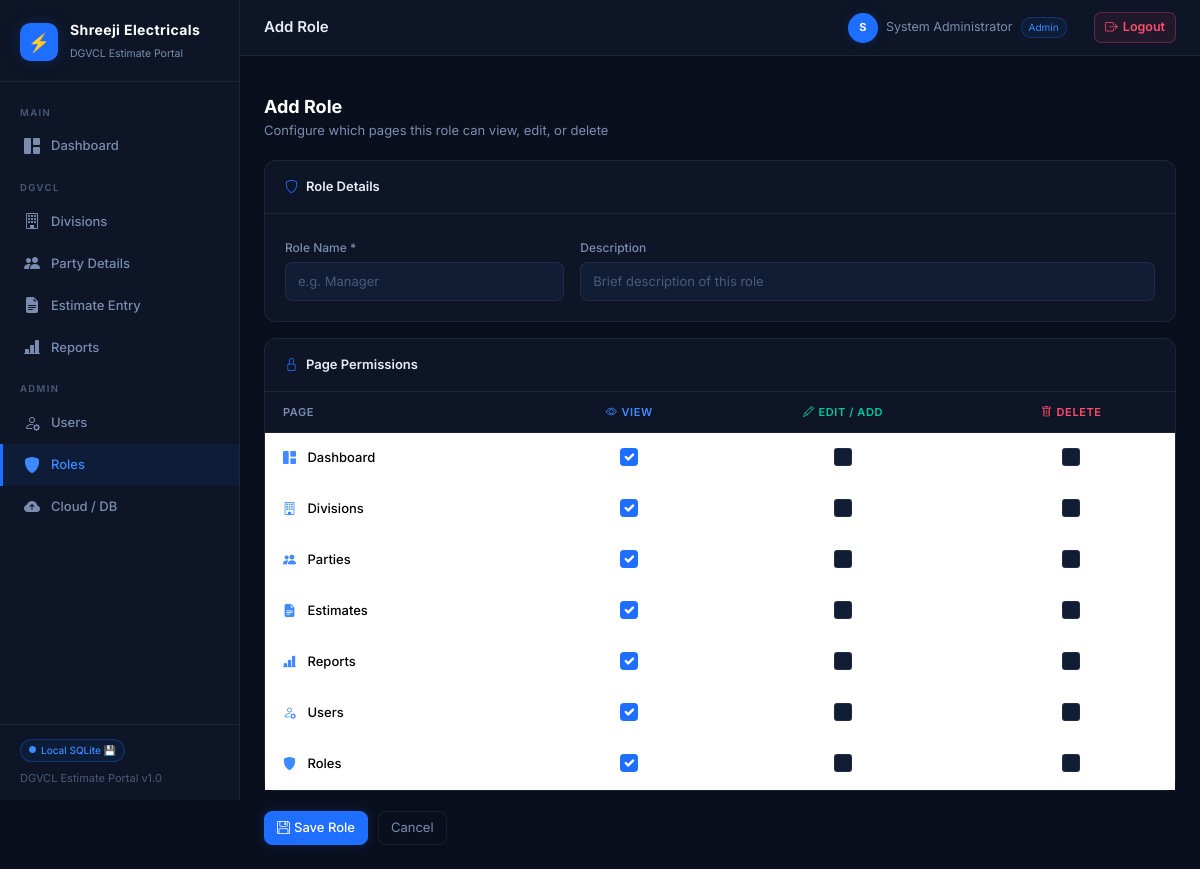
The page /roles/add (signed in) on the database its author committed.
### tables this page shows
CREATE TABLE dgvcl_users (
    id         INTEGER PRIMARY KEY AUTOINCREMENT,
    username   TEXT NOT NULL UNIQUE,
    password   TEXT NOT NULL,
    full_name  TEXT,
    role_id    INTEGER DEFAULT 2,
    active     INTEGER DEFAULT 1,
    created_at TIMESTAMP DEFAULT CURRENT_TIMESTAMP
);

CREATE TABLE dgvcl_permissions (
    id         INTEGER PRIMARY KEY AUTOINCREMENT,
    role_id    INTEGER NOT NULL,
    page       TEXT NOT NULL,
    can_view   INTEGER DEFAULT 1,
    can_edit   INTEGER DEFAULT 0,
    can_delete INTEGER DEFAULT 0,
    FOREIGN KEY (role_id) REFERENCES dgvcl_roles(id) ON DELETE CASCADE
);

### app.py (the view, shortened to what this page needs)
@app.route('/roles/add', methods=['GET','POST'])
@perm('roles','edit')
def role_add():
    return render_template('role_form.html', action='Add', role=None, pages=PAGES, perms={})

### app.py (called while the page is built)
def get_permissions(role_id):
    db = get_db()
    rows = db.execute("SELECT * FROM dgvcl_permissions WHERE role_id=?", (role_id,)).fetchall()
    db.close()
    return {r['page']: {'view': r['can_view'], 'edit': r['can_edit'], 'delete': r['can_delete']} for r in rows}

def perm(page, action='view'):
    def decorator(f):
        @wraps(f)
        def dec(*a, **kw):
            if 'user_id' not in session:
                return redirect(url_for('login'))
            p = g.permissions
            if page not in p or not p[page].get(action, 0):
                flash('You do not have permission to perform this action.', 'danger')
                return redirect(url_for('dashboard'))
            return f(*a, **kw)
        return dec
    return decorator

@app.before_request
def load_user():
    g.user = None
    g.permissions = {}
    if 'user_id' in session:
        db = get_db()
        g.user = db.execute(
            "SELECT u.*, r.name as role_name FROM dgvcl_users u LEFT JOIN dgvcl_roles r ON r.id=u.role_id WHERE u.id=?",
            (session['user_id'],)).fetchone()
        db.close()
        if g.user:
            g.permissions = get_permissions(session.get('role_id', 2))

@app.context_processor
def inject_globals():
    return {
        'app_title': cfg.get('APP_TITLE', 'DGVCL Estimate Portal'),
        'cloud_enabled': supa.is_enabled(),
        'db_mode': 'Supabase ☁' if supa.is_enabled() else 'Local SQLite 💾',
        'now': datetime.datetime.now(),
        'g_permissions': g.permissions if hasattr(g, 'permissions') else {},
    }

### config_loader.py (called while the page is built)
def get(key, default=''):
    if not _cache:
        _load()
    return _cache.get(key, default)

### database.py (called while the page is built)
def get_db():
    conn = sqlite3.connect(SQLITE_PATH, timeout=15)
    conn.execute("PRAGMA journal_mode=WAL")
    conn.execute("PRAGMA foreign_keys=ON")
    conn.row_factory = sqlite3.Row
    return conn

### supabase_api.py (called while the page is built)
def _url():  return cfg.get('SUPABASE_URL', '').rstrip('/')

def is_enabled():
    return bool(_url() and _key())

### templates/role_form.html (shortened to what this page needs)
{% extends 'base.html' %}
{% block page_title %}{{ action }} Role{% endblock %}
{% block content %}
<div class="page-header">
  <h4>{{ action }} Role</h4>
  <p>Configure which pages this role can view, edit, or delete</p>
</div>
<form method="POST">
  <div class="row g-3">
    <div class="col-12">
      <div class="card">
        <div class="card-header"><i class="bi bi-shield me-2" style="color:var(--blue)"></i>Role Details</div>
        <div class="card-body row g-3">
          <div class="col-md-4">
            <label class="form-label">Role Name *</label>
            <input name="name" class="form-control" required value="{{ role.name if role else '' }}" placeholder="e.g. Manager">
          </div>
          <div class="col-md-8">
            <label class="form-label">Description</label>
            <input name="description" class="form-control" value="{{ role.description if role else '' }}" placeholder="Brief description of this role">
          </div>
        </div>
      </div>
    </div>
    <div class="col-12">
      <div class="card">
        <div class="card-header"><i class="bi bi-lock me-2" style="color:var(--blue)"></i>Page Permissions</div>
        <div class="card-body p-0">
          <table class="table mb-0" style="font-size:13px;">
            <thead>
              <tr style="border-bottom:1px solid var(--border);">
                <th style="padding:12px 18px;color:var(--text-muted);font-size:11px;font-weight:600;text-transform:uppercase;letter-spacing:0.6px;">Page</th>
                <th style="padding:12px 18px;text-align:center;color:var(--blue-bright);font-size:11px;font-weight:600;text-transform:uppercase;letter-spacing:0.6px;">
                  <i class="bi bi-eye me-1"></i>View
                </th>
                <th style="padding:12px 18px;text-align:center;color:var(--success);font-size:11px;font-weight:600;text-transform:uppercase;letter-spacing:0.6px;">
                  <i class="bi bi-pencil me-1"></i>Edit / Add
                </th>
                <th style="padding:12px 18px;text-align:center;color:var(--danger);font-size:11px;font-weight:600;text-transform:uppercase;letter-spacing:0.6px;">
                  <i class="bi bi-trash me-1"></i>Delete
                </th>
              </tr>
            </thead>
            <tbody>
              {% for page in pages %}
              {% set p = perms.get(page, {}) %}
              <tr style="border-bottom:1px solid var(--border);">
                <td style="padding:12px 18px;font-weight:500;text-transform:capitalize;">
                  {% set icons = {'dashboard':'bi-grid-1x2-fill','divisions':'bi-building','parties':'bi-people-fill','estimates':'bi-file-earmark-text-fill','reports':'bi-bar-chart-line-fill','users':'bi-person-gear','roles':'bi-shield-fill'} %}
                  <i class="bi {{ icons.get(page,'bi-circle') }} me-2" style="color:var(--blue-bright);font-size:13px;"></i>
                  {{ page.title() }}
                </td>
                <td style="text-align:center;padding:12px 18px;">
                  <div class="form-check d-flex justify-content-center">
                    <input class="form-check-input" type="checkbox" name="{{ page }}_view" id="{{ page }}_view"
                           {% if p.get('view', 1) %}checked{% endif %}
                           style="width:18px;height:18px;cursor:pointer;">
                  </div>
                </td>
                <td style="text-align:center;padding:12px 18px;">
                  <div class="form-check d-flex justify-content-center">
                    <input class="form-check-input" type="checkbox" name="{{ page }}_edit" id="{{ page }}_edit"
                           style="width:18px;height:18px;cursor:pointer;">
                  </div>
                </td>
                <td style="text-align:center;padding:12px 18px;">
                  <div class="form-check d-flex justify-content-center">
                    <input class="form-check-input" type="checkbox" name="{{ page }}_delete" id="{{ page }}_delete"
                           style="width:18px;height:18px;cursor:pointer;">
                  </div>
                </td>
              </tr>
              {% endfor %}
            </tbody>
          </table>
        </div>
      </div>
    </div>
  </div>
  <div style="display:flex;gap:10px;margin-top:20px;">
    <button type="submit" class="btn btn-primary"><i class="bi bi-floppy me-1"></i>Save Role</button>
    <a href="{{ url_for('roles_list') }}" class="btn btn-outline-secondary">Cancel</a>
  </div>
</form>
{% endblock %}

### templates/base.html (shortened to what this page needs)
<!DOCTYPE html>
<html lang="en">
<head>
  <link href="https://cdnjs.cloudflare.com/ajax/libs/bootstrap/5.3.2/css/bootstrap.min.css" rel="stylesheet">
  <link href="https://cdnjs.cloudflare.com/ajax/libs/bootstrap-icons/1.11.3/font/bootstrap-icons.min.css" rel="stylesheet">
</head>
<body>
<nav id="sidebar">
  <div class="sidebar-logo">
    <div class="logo-wrap">
      <div class="logo-icon">⚡</div>
      <div>
        <h6>Shreeji Electricals</h6>
        <small>DGVCL Estimate Portal</small>
      </div>
    </div>
  </div>
  <div class="sidebar-nav">
    <div class="nav-section-label">Main</div>
    <a href="{{ url_for('dashboard') }}"
       class="nav-link-item {% if request.endpoint=='dashboard' %}active{% endif %}">
      <i class="bi bi-grid-1x2-fill"></i> Dashboard
    </a>
    <div class="nav-section-label">DGVCL</div>
    {% if g_permissions.get('divisions',{}).get('view') %}
    <a href="{{ url_for('divisions') }}"
       class="nav-link-item {% if request.endpoint=='divisions' %}active{% endif %}">
      <i class="bi bi-building"></i> Divisions
    </a>
    {% endif %}
    {% if g_permissions.get('parties',{}).get('view') %}
    <a href="{{ url_for('parties') }}"
       class="nav-link-item {% if request.endpoint in ['parties','party_edit'] %}active{% endif %}">
      <i class="bi bi-people-fill"></i> Party Details
    </a>
    {% endif %}
    {% if g_permissions.get('estimates',{}).get('view') %}
    <a href="{{ url_for('estimates') }}"
       class="nav-link-item {% if 'estimate' in request.endpoint %}active{% endif %}">
      <i class="bi bi-file-earmark-text-fill"></i> Estimate Entry
    </a>
    {% endif %}
    {% if g_permissions.get('reports',{}).get('view') %}
    <a href="{{ url_for('reports') }}"
       class="nav-link-item {% if request.endpoint=='reports' %}active{% endif %}">
      <i class="bi bi-bar-chart-line-fill"></i> Reports
    </a>
    {% endif %}
    {% if g_permissions.get('users',{}).get('view') or g_permissions.get('roles',{}).get('view') %}
    <div class="nav-section-label">Admin</div>
    {% endif %}
    {% if g_permissions.get('users',{}).get('view') %}
    <a href="{{ url_for('users') }}"
       class="nav-link-item {% if request.endpoint=='users' %}active{% endif %}">
      <i class="bi bi-person-gear"></i> Users
    </a>
    {% endif %}
    {% if g_permissions.get('roles',{}).get('view') %}
    <a href="{{ url_for('roles_list') }}"
       class="nav-link-item {% if request.endpoint in ['roles_list','role_add','role_edit'] %}active{% endif %}">
      <i class="bi bi-shield-fill"></i> Roles
    </a>
    {% endif %}
    {% if g_permissions.get('users',{}).get('view') %}
    <a href="{{ url_for('cloud_settings') }}"
       class="nav-link-item {% if request.endpoint=='cloud_settings' %}active{% endif %}">
      <i class="bi bi-cloud-arrow-up-fill"></i> Cloud / DB
    </a>
    {% endif %}
  </div>
  <div class="sidebar-footer">
    <div class="db-badge mb-2">
      <i class="bi bi-circle-fill" style="font-size:7px"></i>
      {{ db_mode }}
    </div>
    <div>DGVCL Estimate Portal v1.0</div>
  </div>
</nav>
<div id="main">
  <div class="top-bar">
    <span class="page-title">{% block page_title %}{% endblock %}</span>
    <div class="user-pill">
      <div class="avatar">{{ (session.get('full_name') or session.get('username','?'))[0].upper() }}</div>
      <span>{{ session.get('full_name') or session.get('username') }}</span><span style="font-size:10px;background:var(--blue-subtle);color:var(--blue-bright);padding:2px 7px;border-radius:10px;border:1px solid var(--border-blue);">{{ session.get('role_name','') }}</span>
      <span class="text-muted mx-1">·</span>
      <a href="{{ url_for('logout') }}" class="logout-link text-decoration-none" style="font-size:12.5px;display:flex;align-items:center;gap:5px;font-weight:600;" title="Logout">
        <i class="bi bi-box-arrow-right"></i><span>Logout</span>
      </a>
    </div>
  </div>
  <div class="px-4 pt-3">
  </div>
  <div class="content">
    {% block content %}{% endblock %}
  </div>
</div>
</body>
</html>

### templates/role_form.html (style rules this page uses)
.form-check-input:checked { background-color: var(--blue); border-color: var(--blue); }
.form-check-input { background-color: var(--navy-3); border-color: var(--border); }

### rows shown on the page
dgvcl_users: get "System Administrator"
dgvcl_permissions: title "Dashboard"
dgvcl_permissions: title "Divisions"
dgvcl_permissions: title "Parties"
dgvcl_permissions: title "Estimates"
dgvcl_permissions: title "Reports"
dgvcl_permissions: title "Users"
dgvcl_permissions: title "Roles"

### other values the page prints
{{ db_mode }} "Local SQLite 💾"
{{ action }} "Add"
{{ (session.get('full_name') or session.get('username','?'))[0].upper() }} "S"
{{ session.get('role_name','') }} "Admin"
